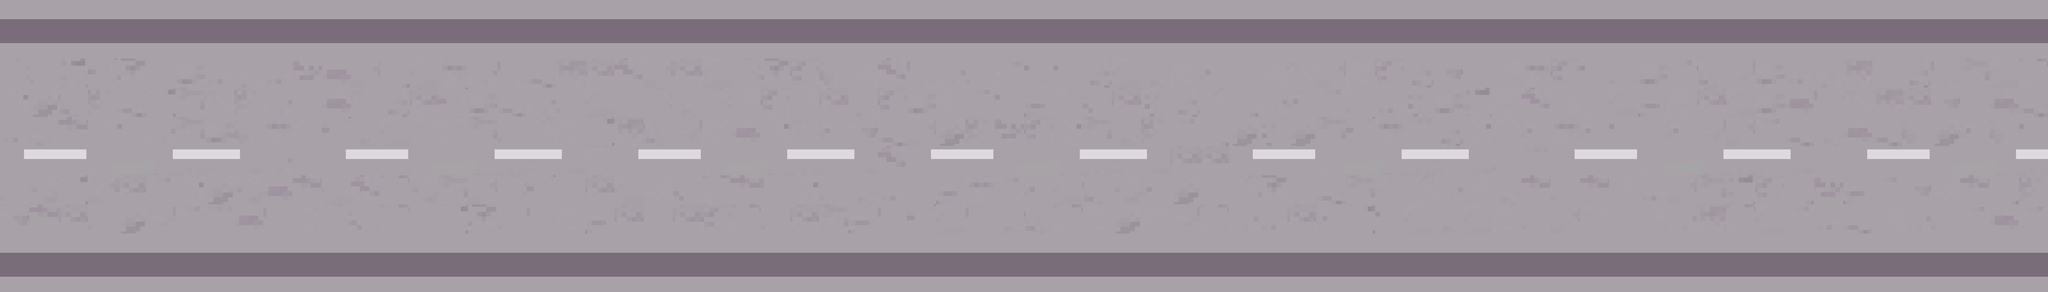

A 2D game scene composited from a Tiled map and its tileset images. What follows is a short description and the map's XML, with every tile layer's data as written:
An orthogonal 70x10 tile map with 128x128 px tiles, 1 tile layer (Kachelebene 1) and 4 objects.

<map version="1.10" tiledversion="1.12.2" orientation="orthogonal" renderorder="right-down" width="70" height="10" tilewidth="128" tileheight="128" infinite="0" nextlayerid="3" nextobjectid="5">
 <tileset firstgid="1" source="pixil-frame-0_22.tsx" />
 <layer id="1" name="Kachelebene 1" width="70" height="10">
  <data encoding="csv">
3,3,3,3,3,3,3,3,3,3,3,3,3,3,3,3,3,4,5,6,7,7,7,7,3,3,3,3,3,3,3,3,3,3,3,3,3,3,3,3,3,3,3,3,3,3,3,3,3,4,5,3,3,3,3,3,3,3,3,3,3,3,3,3,3,3,3,3,3,3,
19,19,19,19,19,19,19,19,19,19,19,19,19,19,19,19,19,20,21,22,23,23,23,23,19,19,19,19,19,19,19,19,19,19,19,19,19,19,19,19,19,19,19,19,19,19,19,19,19,20,21,19,19,19,19,19,19,19,19,19,19,19,19,19,19,19,19,19,19,19,
104,124,96,128,83,125,120,116,117,116,87,123,69,118,68,94,90,79,122,84,70,115,69,70,68,104,83,71,75,101,115,79,90,124,73,91,91,80,68,92,102,105,106,101,72,69,102,71,80,127,125,100,94,71,91,124,120,107,88,86,120,116,117,84,106,80,79,74,68,77,
93,67,88,85,122,112,74,72,85,90,126,123,72,80,70,128,120,122,90,124,68,126,104,92,104,100,71,100,70,117,71,120,102,107,91,119,110,121,70,99,80,76,118,90,105,107,124,116,99,120,96,102,115,101,125,68,119,102,70,68,120,123,79,72,84,70,127,103,123,122,
116,117,78,100,91,90,74,120,75,94,110,128,92,68,109,108,74,124,76,102,112,84,88,86,102,123,93,72,105,127,122,69,67,85,87,71,93,74,92,85,107,118,67,99,67,74,128,94,111,80,93,109,105,94,105,91,103,105,86,69,107,122,92,123,122,75,67,105,75,91,
49,50,51,52,53,54,55,56,57,90,103,49,50,51,52,53,54,55,56,57,108,49,50,51,52,53,54,55,56,57,115,49,50,51,52,53,54,55,56,57,70,70,49,50,51,52,53,54,55,56,57,124,111,49,50,51,52,53,54,55,56,57,106,49,50,51,52,53,54,55,
124,95,112,69,70,107,93,67,95,123,78,68,115,77,95,74,69,104,128,106,70,68,101,121,77,78,79,93,124,92,116,125,119,94,107,105,68,88,95,105,67,126,76,83,103,122,74,110,76,90,100,92,78,124,78,100,116,69,74,96,71,118,87,119,107,127,101,78,118,85,
127,78,70,124,67,86,107,111,123,79,89,104,121,77,103,112,83,124,79,102,119,70,103,70,71,77,124,70,74,119,79,128,68,79,92,88,77,102,67,102,86,77,90,116,70,105,112,91,68,92,68,102,124,69,109,103,100,90,84,77,68,107,116,122,101,90,124,107,123,107,
3,3,3,3,3,3,3,3,3,3,3,3,3,3,3,3,3,3,3,3,3,4,5,6,7,3,3,3,3,3,3,3,3,3,3,3,3,3,3,4,5,6,7,5,6,7,7,7,7,7,7,7,7,7,7,7,7,7,7,7,7,7,7,7,7,7,7,7,7,7,
19,19,19,19,19,19,19,19,19,19,19,19,19,19,19,19,19,19,19,19,19,20,21,22,23,19,19,19,19,19,19,19,19,19,19,19,19,19,19,20,21,22,23,21,22,23,23,23,23,23,23,23,23,23,23,23,23,23,23,23,23,23,23,23,23,23,23,23,23,23
</data>
 </layer>
 <objectgroup id="2" name="Objektebene 1">
  <object id="1" x="-5.47345" y="-27.3673" width="7093.6" height="131.363" />
  <object id="2" x="-30.9917" y="-20.6612" width="9845.04" height="61.9835" />
  <object id="3" x="10.3306" y="1198.35" width="9514.46" height="289.256" />
  <object id="4" x="5506.2" y="-588.843" />
 </objectgroup>
</map>
